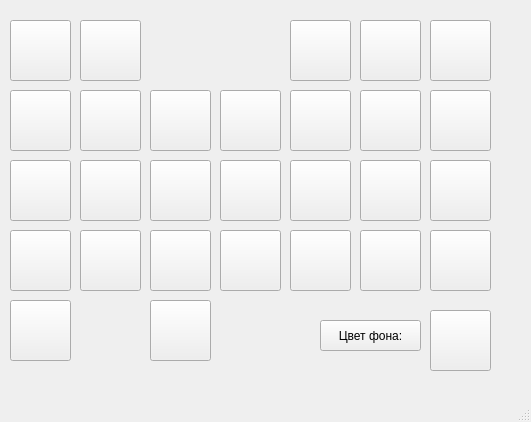
<?xml version="1.0" encoding="UTF-8"?>
<ui version="4.0">
 <class>MainWindow</class>
 <widget class="QMainWindow" name="MainWindow">
  <property name="geometry">
   <rect>
    <x>0</x>
    <y>0</y>
    <width>531</width>
    <height>422</height>
   </rect>
  </property>
  <property name="windowTitle">
   <string>MainWindow</string>
  </property>
  <widget class="QWidget" name="centralwidget">
   <widget class="QPushButton" name="p00">
    <property name="geometry">
     <rect>
      <x>10</x>
      <y>20</y>
      <width>61</width>
      <height>61</height>
     </rect>
    </property>
    <property name="text">
     <string/>
    </property>
   </widget>
   <widget class="QPushButton" name="p10">
    <property name="geometry">
     <rect>
      <x>10</x>
      <y>90</y>
      <width>61</width>
      <height>61</height>
     </rect>
    </property>
    <property name="text">
     <string/>
    </property>
   </widget>
   <widget class="QPushButton" name="p11">
    <property name="geometry">
     <rect>
      <x>80</x>
      <y>90</y>
      <width>61</width>
      <height>61</height>
     </rect>
    </property>
    <property name="text">
     <string/>
    </property>
   </widget>
   <widget class="QPushButton" name="p01">
    <property name="geometry">
     <rect>
      <x>80</x>
      <y>20</y>
      <width>61</width>
      <height>61</height>
     </rect>
    </property>
    <property name="text">
     <string/>
    </property>
   </widget>
   <widget class="QPushButton" name="p31">
    <property name="geometry">
     <rect>
      <x>80</x>
      <y>230</y>
      <width>61</width>
      <height>61</height>
     </rect>
    </property>
    <property name="text">
     <string/>
    </property>
   </widget>
   <widget class="QPushButton" name="p32">
    <property name="geometry">
     <rect>
      <x>150</x>
      <y>230</y>
      <width>61</width>
      <height>61</height>
     </rect>
    </property>
    <property name="text">
     <string/>
    </property>
   </widget>
   <widget class="QPushButton" name="p22">
    <property name="geometry">
     <rect>
      <x>150</x>
      <y>160</y>
      <width>61</width>
      <height>61</height>
     </rect>
    </property>
    <property name="text">
     <string/>
    </property>
   </widget>
   <widget class="QPushButton" name="p42">
    <property name="geometry">
     <rect>
      <x>150</x>
      <y>300</y>
      <width>61</width>
      <height>61</height>
     </rect>
    </property>
    <property name="text">
     <string/>
    </property>
   </widget>
   <widget class="QPushButton" name="p20">
    <property name="geometry">
     <rect>
      <x>10</x>
      <y>160</y>
      <width>61</width>
      <height>61</height>
     </rect>
    </property>
    <property name="text">
     <string/>
    </property>
   </widget>
   <widget class="QPushButton" name="p30">
    <property name="geometry">
     <rect>
      <x>10</x>
      <y>230</y>
      <width>61</width>
      <height>61</height>
     </rect>
    </property>
    <property name="text">
     <string/>
    </property>
   </widget>
   <widget class="QPushButton" name="p40">
    <property name="geometry">
     <rect>
      <x>10</x>
      <y>300</y>
      <width>61</width>
      <height>61</height>
     </rect>
    </property>
    <property name="text">
     <string/>
    </property>
   </widget>
   <widget class="QPushButton" name="p21">
    <property name="geometry">
     <rect>
      <x>80</x>
      <y>160</y>
      <width>61</width>
      <height>61</height>
     </rect>
    </property>
    <property name="text">
     <string/>
    </property>
   </widget>
   <widget class="QPushButton" name="p12">
    <property name="geometry">
     <rect>
      <x>150</x>
      <y>90</y>
      <width>61</width>
      <height>61</height>
     </rect>
    </property>
    <property name="text">
     <string/>
    </property>
   </widget>
   <widget class="QPushButton" name="p13">
    <property name="geometry">
     <rect>
      <x>220</x>
      <y>90</y>
      <width>61</width>
      <height>61</height>
     </rect>
    </property>
    <property name="text">
     <string/>
    </property>
   </widget>
   <widget class="QPushButton" name="p24">
    <property name="geometry">
     <rect>
      <x>290</x>
      <y>160</y>
      <width>61</width>
      <height>61</height>
     </rect>
    </property>
    <property name="text">
     <string/>
    </property>
   </widget>
   <widget class="QPushButton" name="p23">
    <property name="geometry">
     <rect>
      <x>220</x>
      <y>160</y>
      <width>61</width>
      <height>61</height>
     </rect>
    </property>
    <property name="text">
     <string/>
    </property>
   </widget>
   <widget class="QPushButton" name="p05">
    <property name="geometry">
     <rect>
      <x>360</x>
      <y>20</y>
      <width>61</width>
      <height>61</height>
     </rect>
    </property>
    <property name="text">
     <string/>
    </property>
   </widget>
   <widget class="QPushButton" name="p06">
    <property name="geometry">
     <rect>
      <x>430</x>
      <y>20</y>
      <width>61</width>
      <height>61</height>
     </rect>
    </property>
    <property name="text">
     <string/>
    </property>
   </widget>
   <widget class="QPushButton" name="p26">
    <property name="geometry">
     <rect>
      <x>430</x>
      <y>160</y>
      <width>61</width>
      <height>61</height>
     </rect>
    </property>
    <property name="text">
     <string/>
    </property>
   </widget>
   <widget class="QPushButton" name="p16">
    <property name="geometry">
     <rect>
      <x>430</x>
      <y>90</y>
      <width>61</width>
      <height>61</height>
     </rect>
    </property>
    <property name="text">
     <string/>
    </property>
   </widget>
   <widget class="QPushButton" name="p04">
    <property name="geometry">
     <rect>
      <x>290</x>
      <y>20</y>
      <width>61</width>
      <height>61</height>
     </rect>
    </property>
    <property name="text">
     <string/>
    </property>
   </widget>
   <widget class="QPushButton" name="p14">
    <property name="geometry">
     <rect>
      <x>290</x>
      <y>90</y>
      <width>61</width>
      <height>61</height>
     </rect>
    </property>
    <property name="text">
     <string/>
    </property>
   </widget>
   <widget class="QPushButton" name="p15">
    <property name="geometry">
     <rect>
      <x>360</x>
      <y>90</y>
      <width>61</width>
      <height>61</height>
     </rect>
    </property>
    <property name="text">
     <string/>
    </property>
   </widget>
   <widget class="QPushButton" name="p25">
    <property name="geometry">
     <rect>
      <x>360</x>
      <y>160</y>
      <width>61</width>
      <height>61</height>
     </rect>
    </property>
    <property name="text">
     <string/>
    </property>
   </widget>
   <widget class="QPushButton" name="p33">
    <property name="geometry">
     <rect>
      <x>220</x>
      <y>230</y>
      <width>61</width>
      <height>61</height>
     </rect>
    </property>
    <property name="text">
     <string/>
    </property>
   </widget>
   <widget class="QPushButton" name="p34">
    <property name="geometry">
     <rect>
      <x>290</x>
      <y>230</y>
      <width>61</width>
      <height>61</height>
     </rect>
    </property>
    <property name="text">
     <string/>
    </property>
   </widget>
   <widget class="QPushButton" name="p35">
    <property name="geometry">
     <rect>
      <x>360</x>
      <y>230</y>
      <width>61</width>
      <height>61</height>
     </rect>
    </property>
    <property name="text">
     <string/>
    </property>
   </widget>
   <widget class="QPushButton" name="p36">
    <property name="geometry">
     <rect>
      <x>430</x>
      <y>230</y>
      <width>61</width>
      <height>61</height>
     </rect>
    </property>
    <property name="text">
     <string/>
    </property>
   </widget>
   <widget class="QPushButton" name="p9">
    <property name="geometry">
     <rect>
      <x>430</x>
      <y>310</y>
      <width>61</width>
      <height>61</height>
     </rect>
    </property>
    <property name="text">
     <string/>
    </property>
   </widget>
   <widget class="QPushButton" name="ui">
    <property name="geometry">
     <rect>
      <x>320</x>
      <y>320</y>
      <width>101</width>
      <height>31</height>
     </rect>
    </property>
    <property name="text">
     <string>Цвет фона:</string>
    </property>
   </widget>
  </widget>
  <widget class="QMenuBar" name="menubar">
   <property name="geometry">
    <rect>
     <x>0</x>
     <y>0</y>
     <width>531</width>
     <height>26</height>
    </rect>
   </property>
  </widget>
  <widget class="QStatusBar" name="statusbar"/>
 </widget>
 <resources/>
 <connections/>
</ui>
